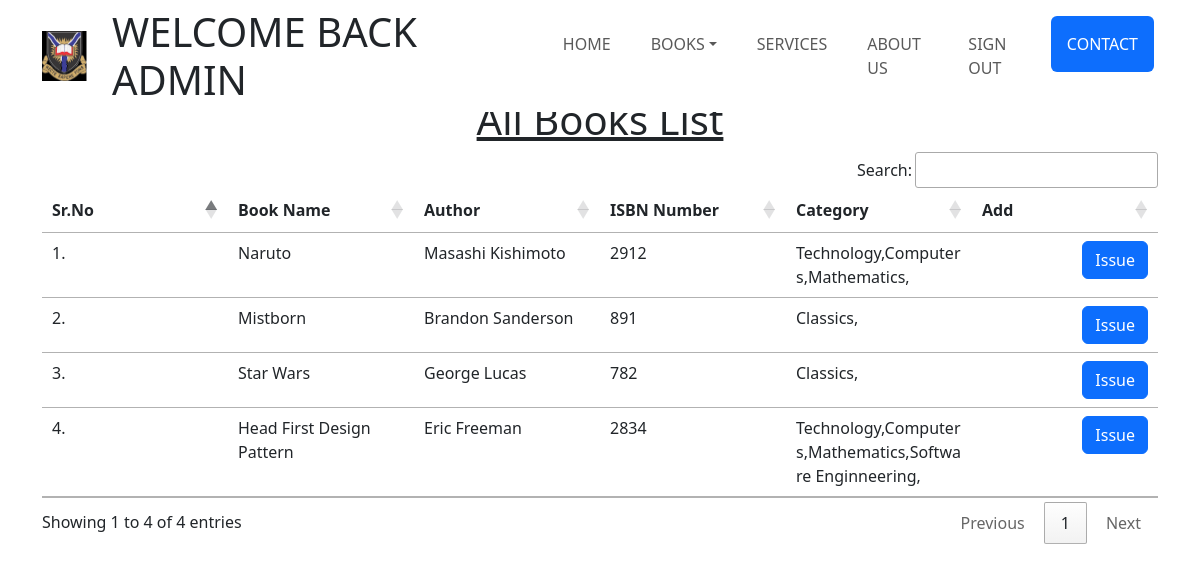
The app's page /view/ (signed in) with its own data.
### core/models.py (models this page shows, shortened)
class Book(models.Model):
    title = models.CharField(max_length=255)
    author = models.CharField(max_length=150)
    isbn = models.PositiveIntegerField()
    category = models.ManyToManyField(Categories,related_name='categories')

class Categories(models.Model):
    name = models.CharField(max_length=50)
    def __str__(self) -> str:
        return self.name

### core/views.py (the view)
# urls.py: path('view/',view_books,name='view_book'),
@login_required(login_url='sign_in')
def view_books(request):
    books = Book.objects.all()
    context = {'books':books}
    return render(request,'core/view_books.html',context)

### core/templates/core/view_books.html (shortened to what this page needs)
{% extends 'base.html' %}
{% load static %}
 {% block content %}
 <div class="container pt-5">
    <h1 class="text-center"><u>All Books List</u></h1>
    <table class="table table-hover" style="table-layout: fixed; white-space: normal;" id="example">
        <thead>
            <tr>
                <th>Sr.No</th>
                <th>Book Name</th>
                <th>Author</th>
                <th>ISBN Number</th>
                <th>Category</th>
                <th>Add</th>
            </tr>
        </thead>
        <tbody>
            {% for book in books %}
            <tr>
                <td>{{forloop.counter}}.</td>
                <td>{{book.title}}</td>
                <td>{{book.author}}</td>
                <td>{{book.isbn}}</td>
                <td style=" word-break: break-all"> {% for cat in book.category.all %}{{cat}},</div>{% endfor %}</td>
                <td class="text-end"><a href="{% url 'add_to_issue' book.id %}" class="btn btn-primary " onclick="return confirm('Are you sure you want to issue this book?')">Issue</a></td>
            </tr>
            {% endfor %}
 {% endblock %}

### templates/base.html (shortened to what this page needs)
{% load static %}
<!DOCTYPE html>
<html lang="en">
  <head>
    <link rel="stylesheet" href="{% static 'style.css' %}" />
    <link
      href="https://cdn.jsdelivr.net/npm/bootstrap@5.3.0-alpha1/dist/css/bootstrap.min.css"
      rel="stylesheet"
    />
    <link rel="stylesheet" href="https://cdnjs.cloudflare.com/ajax/libs/font-awesome/4.7.0/css/font-awesome.min.css">
    <link
      rel="stylesheet"
      href="https://cdn.jsdelivr.net/npm/bootstrap-icons@1.10.3/font/bootstrap-icons.css"
    />
    <link
      rel="stylesheet"
      href="https://cdn.datatables.net/1.10.25/css/jquery.dataTables.min.css"
    />
    <link
      rel="stylesheet"
      href="https://cdn.datatables.net/buttons/1.7.1/css/buttons.dataTables.min.css"
    />
  </head>
  <body>
    <div class="mb-5">
      <nav
        class="navbar navbar-expand-lg bg-white text-uppercase fixed-top"
        id="mainNav"
      >
        <div class="container">
          <a class="navbar-brand" href="#page-top">
            <img
              src="{% static 'images/UI_logo.png'%}"
              alt="UI Logo"
              height="50px"
              width="50px"
            />
          </a>
          {% if user.is_authenticated %}
          <div class="nav-item mx-0 mx-lg-1 text-decoration-none display-6">
            Welcome Back {{user.first_name}}
        </div>
          {% endif %}
          <div class="collapse navbar-collapse" id="navbarResponsive">
            <ul class="navbar-nav ms-auto">
              <li class="nav-item mx-0 mx-lg-1">
                <a
                  class="nav-link py-3 px-0 px-lg-3 rounded"
                  href="{% url 'home' %}"
                  >Home</a
                >
              </li>
              <li class="nav-item mx-0 mx-lg-1 dropdown">
                <a
                  class="nav-link py-3 px-0 px-lg-3 rounded dropdown-toggle"
                  href="#contact"
                  data-bs-toggle="dropdown"
                  aria-expanded="false"
                  >Books</a
                >
              </li>
              <li class="nav-item mx-0 mx-lg-1">
                <a class="nav-link py-3 px-0 px-lg-3 rounded" href="#portfolio"
                  >Services</a
                >
              </li>
              <li class="nav-item mx-0 mx-lg-1">
                <a class="nav-link py-3 px-0 px-lg-3 rounded" href="{% url 'about' %}"
                  >About Us</a
                >
              </li>
              {% if user.is_authenticated %}
              <li class="nav-item mx-0 mx-lg-1">
                <a class="nav-link py-3 px-0 px-lg-3 rounded" href="{% url 'sign_out'%}"
                  >Sign Out</a
                >
              </li>
              {% endif %}
              <li class="nav-item mx-0 mx-lg-1">
                <a
                  class="nav-link py-3 px-0 px-lg-3 rounded btn btn-primary bg-primary text-white"
                  href="#contact"
                  >Contact</a
                >
              </li>
            </ul>
          </div>
        </div>
      </nav>
    </div>
    {% block content %} {% endblock content %}
  </body>
</html>

### static/style.css (style rules this page uses)
.nav-item { position: relative; }
.nav-item::before { content: ''; position: absolute; bottom: -2px; left: 0; width: 0%; height: 2px; background-color: #007bff; transition: all 0.2s ease-in-out; }
.nav-item::after { content: ''; position: absolute; bottom: -2px; right: 0; width: 0%; height: 2px; background-color: #007bff; transition: all 0.2s ease-in-out; }

### records on screen
Book: title "Naruto", author "Masashi Kishimoto", isbn "2912"
Categories: name "Technology"
Categories: name "Computers"
Categories: name "Mathematics"
Book: title "Mistborn", author "Brandon Sanderson", isbn "891"
Categories: name "Classics"
Book: title "Star Wars", author "George Lucas", isbn "782"
Book: title "Head First Design Pattern", author "Eric Freeman", isbn "2834"
Categories: name "Software Enginneering"

### other values on screen
{{ user.first_name }} "ADMIN"
